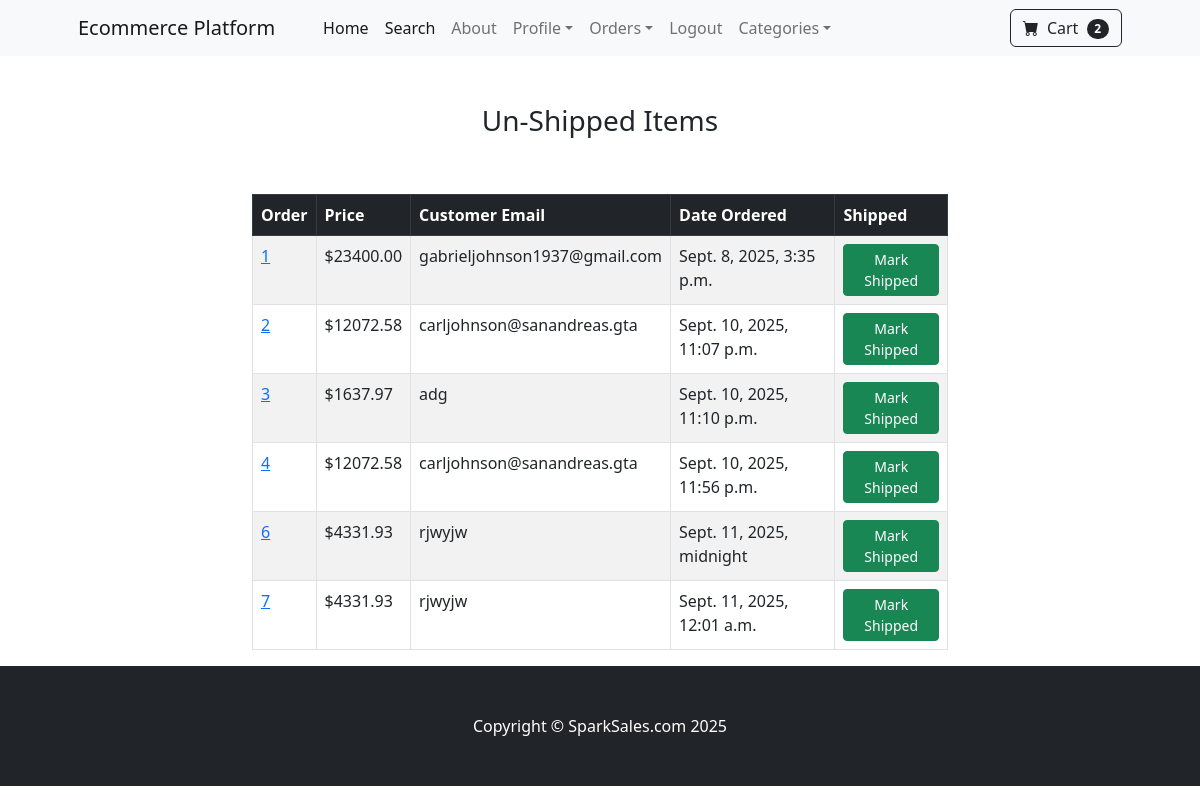
Before: /payment/not_shipped_dash/ (signed in) with the older database file.
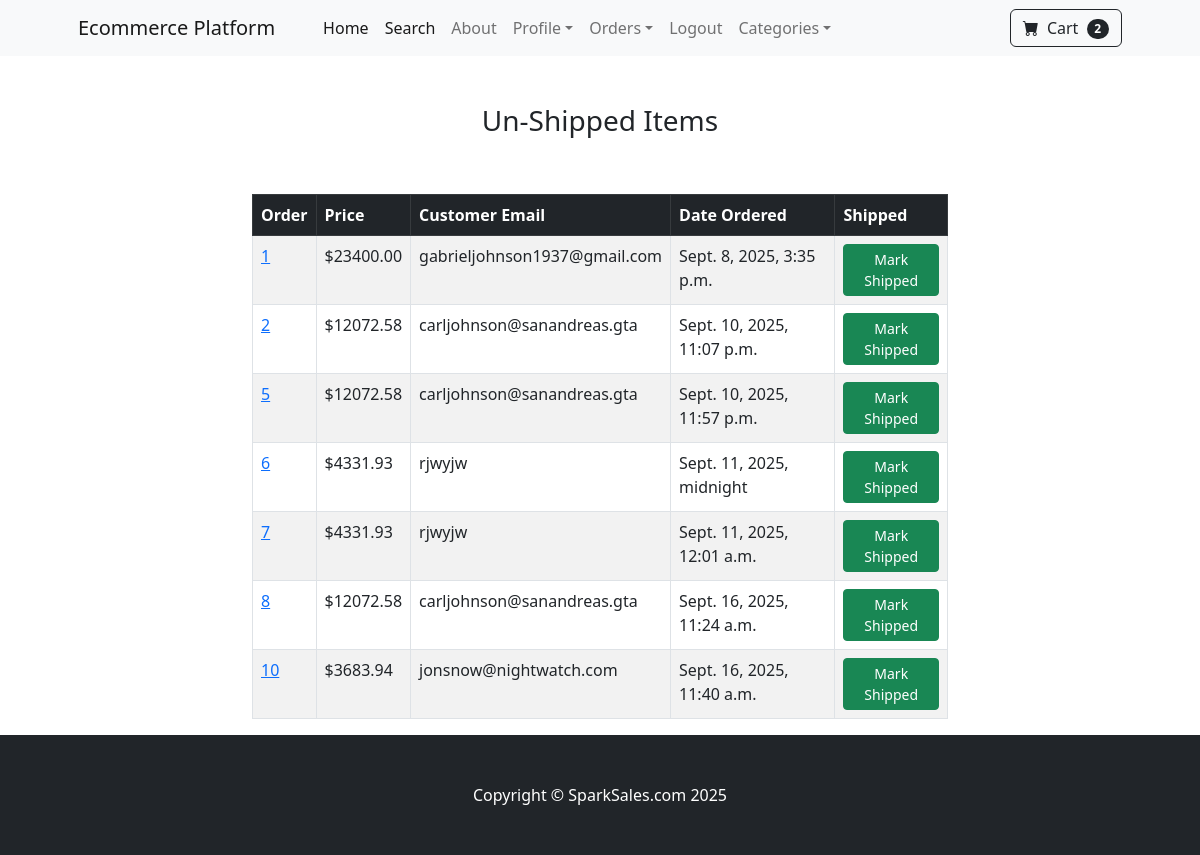
After: the same page with the newer database file.
### payment/models.py (models this page shows, shortened)
class Order(models.Model):
    user = models.ForeignKey(User, on_delete=models.CASCADE, null=True, blank=True)
    full_name = models.CharField(max_length=255, blank=True)
    email = models.EmailField(max_length=255, blank=True)
    shipping_address = models.TextField(max_length=15255)
    amount_paid = models.DecimalField(max_digits=10, decimal_places=2)
    date_ordered = models.DateTimeField(auto_now_add=True)
    shipped = models.BooleanField(default=False)
    date_shipped = models.DateTimeField(blank=True, null=True)

### payment/views.py (the view, shortened to what this page needs)
# urls.py: path('not_shipped_dash/', views.not_shipped_dash, name='not_shipped_dash'),
def not_shipped_dash(request):
    if request.user.is_authenticated and request.user.is_superuser:
        orders = Order.objects.filter(shipped=False)
        return render(request, 'payment/not_shipped_dash.html', {"orders": orders})
    else:
        messages.success(request, "Access Denied!")
        return redirect('home')

### cart/cart.py (called while the page is built)
    def __len__(self):
        return len(self.cart)

### cart/context_processors.py (called while the page is built)
def cart(request):
    return {'cart': Cart(request)}

### payment/templates/payment/not_shipped_dash.html (shortened to what this page needs)
{% extends 'base.html' %}
{% block content %}
<div class="container px-4 px-lg-5">
    <div class="row gx-4 gx-lg-5 justify-content-center">
        <center>
            <div class="col-8">
                <br/> <br/>
                <h3>Un-Shipped Items</h3>
                <br/> <br/>
                <table class="table table-striped table-hover table-bordered">
  <thead class="table-dark">
    <tr>
      <th scope="col">Order</th>
      <th scope="col">Price</th>
      <th scope="col">Customer Email</th>
      <th scope="col">Date Ordered</th>
      <th scope="col">Shipped</th>
    </tr>
  </thead>
  <tbody>
    {% for item in orders %}
    <tr>
      <td><a href="{% url 'orders' item.id %}">{{ item.id }}</a></td>
      <td>${{ item.amount_paid }}</td>
      <td>{{ item.email }}</td>
      <td>{{ item.date_ordered }}</td>
      <td>
        <form method="POST">
            <button type="submit" class="btn btn-success btn-sm">Mark Shipped</button>
        </form>
      </td>
    </tr>
    {% endfor %}
  </tbody>
</table>
            </div>
        </center>
    </div>
</div>
{% endblock %}

Changed rows visible on the page:
no longer on this page (row edited): Order: id "3", amount_paid "1637.97", email "adg", date_ordered "Sept. 10, 2025, 11:10 p.m."
no longer on this page (row edited): Order: id "4", amount_paid "12072.58", email "carljohnson@sanandreas.gta", date_ordered "Sept. 10, 2025, 11:56 p.m."
now on this page (row edited): Order: id "5", amount_paid "12072.58", email "carljohnson@sanandreas.gta", date_ordered "Sept. 10, 2025, 11:57 p.m."
added Order: id "8", amount_paid "12072.58", email "carljohnson@sanandreas.gta", date_ordered "Sept. 16, 2025, 11:24 a.m."
added Order: id "10", amount_paid "3683.94", email "jonsnow@nightwatch.com", date_ordered "Sept. 16, 2025, 11:40 a.m."
